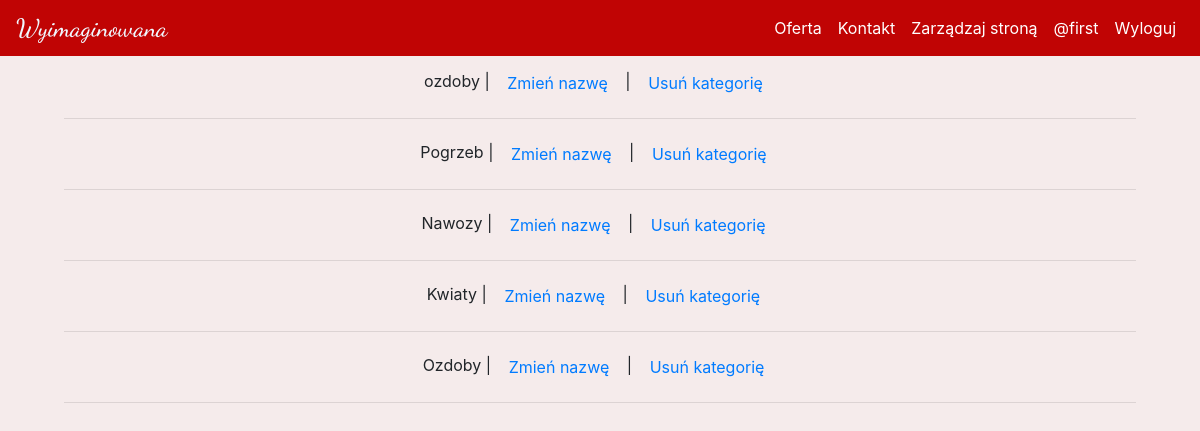
The page /zarządzaj/kategorie (signed in) on the database its author committed.
### kwiaciarnia/models.py (models this page shows, shortened)
class User(db.Model, UserMixin):
    id = db.Column(db.Integer(), primary_key=True)
    username = db.Column(db.String(length=64), nullable= False, unique=True)
    email = db.Column(db.String(), nullable= False, unique=True)
    password_hash = db.Column(db.String(length=16), nullable= False)
    is_admin = db.Column(db.Boolean(), default=False)
    @property
    def password(self):
        return self.password

class Product_category(db.Model):
    id = db.Column(db.Integer(), primary_key=True)
    name = db.Column(db.String(length=30))

### kwiaciarnia/routes.py (the view, shortened to what this page needs)
@app.route('/zarządzaj/kategorie', methods=["GET", "POST"])
@login_required
def manage_categories():
    check_user_admin_status =  User.query.filter_by(id=current_user.id).first()
    if check_user_admin_status.is_admin is True:
        categories = Product_category.query.all()
        return render_template('manage/manage_categories.html', categories=categories)
    else:
        flash('Nie masz uprawnień do wyświetlania tej zawartości', category='danger')
        return redirect(url_for("home"))

### kwiaciarnia/models.py (called while the page is built)
@login_manager.user_loader
def load_user(user_id):
    return User.query.get(int(user_id))

### kwiaciarnia/templates/manage/manage_categories.html (shortened to what this page needs)
{% extends 'base.html' %}
{% block content %}
<div>
    {% for category in categories %}
        <a>{{category.name}}</a> | <button type="button" class="btn btn-link" data-toggle="modal" data-target="#exampleModal-{{category.id}}">
            Zmień nazwę
          </button>
           |
          <button type="button" class="btn btn-link" data-toggle="modal" data-target="#exampleModal-delete-{{category.id}}">
            Usuń kategorię
          </button>
        <hr>
    {% endfor %}
</div>
{% endblock %}

### kwiaciarnia/templates/includes/navbar.html (shortened to what this page needs)
<nav class="navbar navbar-expand-md nav_bar navbar-dark ">
    <a class="navbar-brand" href="{{ url_for('home') }}">{% include 'includes/logo.html' %}</a>
    <div class="collapse navbar-collapse" id="navbarNav">
      <ul class="navbar-nav ml-auto">
        <li class="nav-item active">
            <a class="nav-link" href="{{ url_for('products_categories') }}">Oferta</a>
        </li>
        <li class="nav-item active">
            <a class="nav-link" href="{{ url_for('contact') }}">Kontakt</a>
        </li>
        {% if current_user.is_admin %}
            <li class="nav-item active">
                <a class="nav-link" href="{{ url_for('manage') }}">Zarządzaj stroną</a>
            </li>
        {% endif %}
        {% if current_user.is_authenticated  %}
            <li class="nav-item active">
                <a class="nav-link" href="{{ url_for('user_page', name=current_user.username) }}">@{{current_user.username}}</a>
            </li>
            <li class="nav-item active">
                <a class="nav-link" href="{{ url_for('logout') }}">Wyloguj</a>
            </li>
        {% else %}
            <li class="nav-item active">
                <a class="nav-link" href="{{ url_for('login') }}">Zaloguj</a>
            </li>
        {% endif %}
      </ul>
    </div>
</nav>

### kwiaciarnia/static/styles/main.css (style rules this page uses)
.nav_bar { background-color: #C00404; color: black; position: fixed; top: 0; width: 100%; z-index: 1; }
body { background-color: #f5ebeb; }

### rows shown on the page
User: username "first"
Product_category: name "ozdoby"
Product_category: name "Pogrzeb"
Product_category: name "Nawozy"
Product_category: name "Kwiaty"
Product_category: name "Ozdoby"
